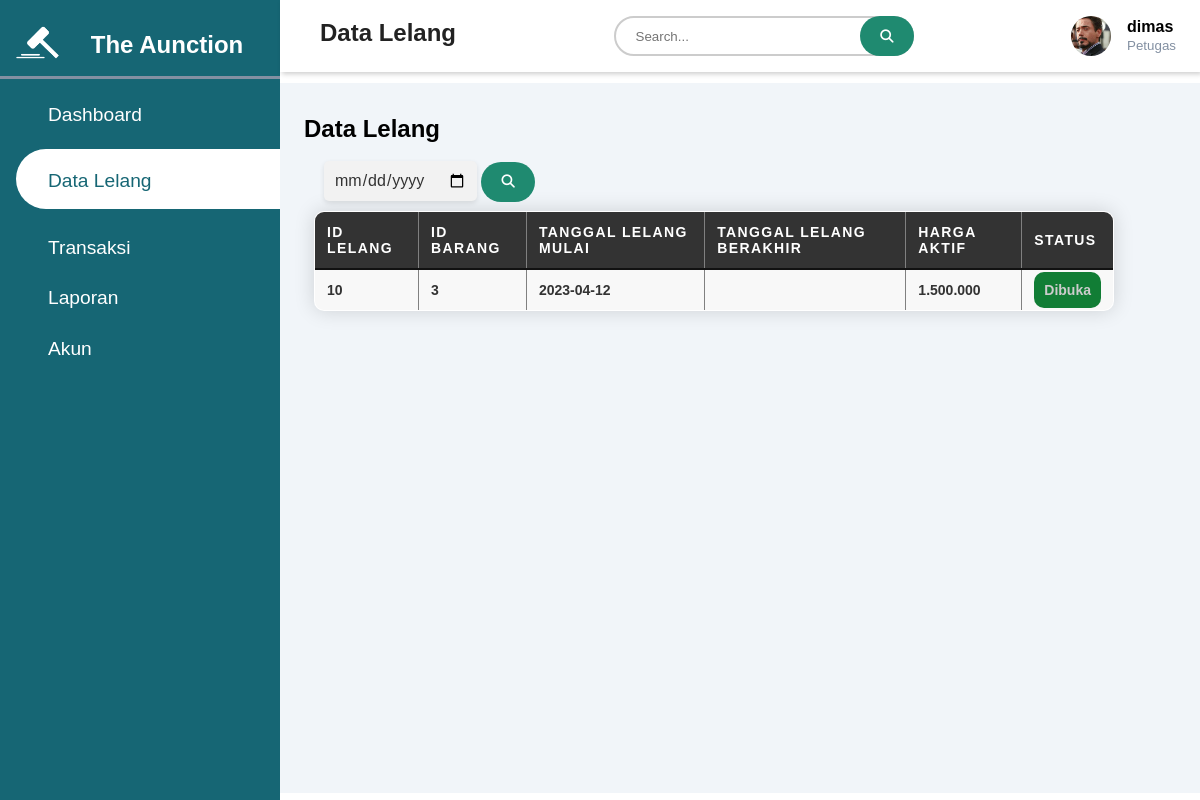
Screenshot of /petugas/page/datalelangpetugas.php (signed in) with the database file from the repository.
### tables this page shows
CREATE TABLE `tpetugas` (
  `id_petugas` int(11) NOT NULL,
  `nama_petugas` varchar(50) NOT NULL,
  `username` varchar(25) NOT NULL,
  `password` varchar(25) NOT NULL,
  `id_level` int(11) NOT NULL,
  `gambar` varchar(50) NOT NULL
);

CREATE TABLE `tlelang` (
  `id_lelang` int(11) NOT NULL,
  `id_barang` int(11) NOT NULL,
  `tgl_lelang` date NOT NULL,
  `harga_aktif` int(20) NOT NULL,
  `id_user` int(11) NOT NULL,
  `id_petugas` int(11) NOT NULL,
  `status` enum('dibuka','ditutup') NOT NULL
);

### petugas/page/datalelangpetugas.php (the view, shortened to what this page needs)
<?php
require '../../php/koneksi.php';
if (isset($_SESSION['login'])) {
    $id_petugas = $_SESSION['id_petugas'];
    $query = "SELECT * FROM tpetugas WHERE id_petugas='$id_petugas'";
    $a = mysqli_query($koneksi, $query);
    $data = mysqli_fetch_array($a);
    $d1 = $data['username'];
} else {
    header("location:../../php/page/loginpetugas.php");
}
?>
<!DOCTYPE html>
<html lang="en">
<head>
    <link rel="stylesheet"
        href="https://maxst.icons8.com/vue-static/landings/line-awesome/line-awesome/1.3.0/css/line-awesome.min.css">
    <link rel="stylesheet" href="https://cdnjs.cloudflare.com/ajax/libs/font-awesome/6.4.0/css/all.min.css"
 />
    <link rel="stylesheet" href="../../assets/css/test.css">
</head>
<body>
    <div class="sidebar">
        <div class="sidebar-brand">
            <h1>
                <img src="../../assets/img/LELANG6.png" alt="" width="70px" height="70px">
                <h2>The Aunction</h2>
            </h1>
        </div>
        <span class="span-sidebar"></span>
        <div class="sidebar-menu">
            <ul>
                <li>
                    <a href="dashboard_petugas.php"><span class="las la-igloo"></span>
                        <span>Dashboard</span></a>
                </li>
            </ul>
            <ul>
                <li>
                    <a href="datalelangpetugas.php" class="active"><span class="las la-clipboard-list"></span>
                        <span>Data Lelang</span></a>
                </li>
            </ul>
            <ul>
                <li>
                    <a href="datatransaksi.php"><span class="las la-clipboard-list"></span>
                        <span>Transaksi</span></a>
                </li>
            </ul>
            <ul>
                <li>
                    <a href="laporan_petugas.php"><span class="las la-clipboard-list"></span>
                        <span>Laporan</span></a>
                </li>
            </ul>
            <ul>
                <li>
                    <a href="akun_petugas.php"><span class="las la-user-circle"></span>
                        <span>Akun</span></a>
                </li>
            </ul>
        </div>
    </div>
    <div class="main-content">
        <header>
            <h2>
                <label for="nav-toggle">
                    <span class="las la-bars"></span>
                </label>
                Data Lelang
            </h2>
            <div class="search-box">
                <form action="" method="POST">
                    <input type="text" name="search" placeholder="Search...">
                    <button type="submit" name="submit-search"><i class="fa fa-search"></i></button>
                </form>
            </div>
            <div class="user-wrapper">
                <img src="../../assets/img/<?= $data['gambar'] ?>" width="40px" height="40px" alt="">
                <div>
                    <h4>
                        <?= $d1 ?>
                    </h4>
                    <small>Petugas</small>
                </div>
            </div>
        </header>
        <main>
            <h2>Data Lelang</h2>
            <br />
            <div class="input-date">
                <form action="" method="POST">
                    <input type="date" name="search">
                    <button type="submit" name="submit-search"><i class="fa fa-search"></i></button>
                </form>
            </div>
            <table border="1">
                <tr>
                    <th>Id Lelang</th>
                    <th>Id Barang</th>
                    <th>Tanggal Lelang Mulai</th>
                    <th>Tanggal Lelang Berakhir</th>
                    <th>Harga Aktif</th>
                    <th>Status</th>
                </tr>
                <?php
                include '../../php/koneksi.php';
                if (!isset($_POST['submit-search'])) {
                    $data = mysqli_query($koneksi, "SELECT * FROM tlelang WHERE id_petugas='$id_petugas'");
                } else if (isset($_POST['submit-search'])) {
                    $key = htmlspecialchars($_POST['search']);
                    $data = mysqli_query($koneksi, "SELECT * FROM tlelang WHERE (id_lelang LIKE '%$key%' OR id_barang LIKE '%$key%' OR tgl_lelang LIKE '%$key%') AND id_petugas='$id_petugas'");
                }
                while ($d = mysqli_fetch_array($data)) {
                    ?>
                    <tr>
                        <td>
                            <?= $d['id_lelang']; ?>
                        </td>
                        <td>
                            <?= $d['id_barang']; ?>
                        </td>
                        <td>
                            <?= $d['tgl_lelang']; ?>
                        </td>
                        <td>
                        </td>
                        <td>
                            <?= number_format($d['harga_aktif'], 0, ',', '.'); ?>
                        </td>
                        <td style="text-align: center;">
                            <?php
                            if ($d['status'] == "dibuka") {
                                echo '<p><a href="../action/status.php?id_lelang=' . $d['id_lelang'] . '&status=selesai
                                " class="dibuka" onclick="return confirm(\'Yakin Ingin Menutup Lelang?\')">Dibuka</a></p>';
                            } else if ($d['status'] == "ditutup") {
                                echo '<p><a href="../action/status.php?id_lelang=' . $d['id_lelang'] . '&status=dibuka
                                " class="ditutup" onclick="return confirm(\'Yakin Ingin Membuka Lelang?\')">Ditutup</a></p>';
                            } else {
                                echo "<p>Lelang Selesai</p>";
                            }
                            ?>
                        </td>
                    </tr>
                    <?php
                }
                ?>
            </table>
        </main>
    </div>
</body>
</html>

### assets/css/test.css (style rules this page uses)
:root { --main-color: #166674; --color-dark: #1D2231; --text-grey: #8390A2; }
* { padding: 0; margin: 0; box-sizing: border-box; list-style-type: none; text-decoration: none; font-family: 'Poppins', sans-serif; }
.sidebar { width: 280px; position: fixed; left: 0; top: 0; height: 100%; background: var(--main-color); z-index: 100%; transition: widht 300ms; overflow: hidden; }
.span-sidebar { display: inline-block; width: 100%; height: 3px; background-color: #8390A2; }
.sidebar-brand { height: 55px; padding-left: 1rem 0rem 1rem 2rem; display: flex; margin-top: 10px; }
.sidebar-brand h1 img { padding-left: 5px; width: 70px; height: auto; }
.sidebar-brand h2 { padding: 1.3rem; color: #fff; }
.sidebar-menu { margin-top: 1rem; }
.sidebar-menu li { width: 100%; margin-bottom: 1.4rem; padding-left: 1rem; }
.sidebar-menu a { padding-left: 1rem; display: block; color: #fff; font-size: 1.2rem; }
.sidebar-menu a.active { background: #fff; padding-top: 1rem; padding-bottom: 1rem; color: var(--main-color); border-radius: 30px 0px 0px 30px; transition: 3s; }
.sidebar-menu a span:first-child { font-size: 1.5rem; padding-right: 1rem; }
.main-content { margin-left: 280px; }
.input-date input { margin-left: 20px; margin-bottom: 10px; padding: 10px; border: none; border-radius: 5px; background-color: #f2f2f2; color: #333; font-size: 16px; box-shadow: 0px 2px 5px rgba(0, 0, 0, 0.1); }
.input-date button[type="submit"] { height: 40px; padding: 12px 20px; background-color: #1F8A70; color: white; border: none; border-radius: 20px; cursor: pointer; }
header { background: #fff; display: flex; justify-content: space-between; padding: 1rem 1.5rem; box-shadow: 2px 2px 5px rgba(0, 0, 0, 0.2); position: fixed; left: 280px; width: calc(100% - 280px); top: 0; z-index: 100; transition: left 300ms; }
header h2 { color: #222; }
header label span { font-size: 1.7rem; padding-right: 1rem; }
.search-box { position: relative; width: 300px; height: 40px; }
.search-box input[type="text"] { width: 300px; height: 40px; padding: 10px 20px; box-sizing: border-box; border: none; border: 2px solid #ccc; border-radius: 20px; }
.search-box button[type="submit"] { position: absolute; right: 0; height: 40px; padding: 12px 20px; background-color: #1F8A70; color: white; border: none; border-radius: 20px; cursor: pointer; }
.user-wrapper { display: flex; align-items: center; }
.user-wrapper img { border-radius: 50%; margin-right: 1rem; object-fit: cover; }
.user-wrapper h4 { margin-bottom: 0rem !important; }
.user-wrapper small { display: inline-block; color: var(--text-grey); }
main { margin-top: 65px; padding: 2rem 1.5rem; background: #f1f5f9; min-height: calc(100vh - 90px); width: 100%; position: relative; }
#table-transaksi th, td { padding: 12px; text-align: left; vertical-align: middle; font-weight: bold; }
table { border-collapse: collapse; width: 100%; max-width: 800px; margin-left: 10px; background-color: #fff; color: #333; font-size: 14px; font-weight: 400; text-align: left; border-radius: 10px; overflow: hidden; box-shadow: 0 0 20px rgba(0, 0, 0, 0.15); }
th, td { padding: 12px; text-align: left; vertical-align: middle; }
th { background-color: #333; color: #fff; font-weight: 600; text-transform: uppercase; letter-spacing: 0.1em; border-bottom: 2px solid #111; }
tr:nth-child(even) { background-color: #f8f8f8; }
td a { color: #007bff; text-decoration: none; }
.dibuka { background-color: rgb(17, 125, 53); padding: 10px; color: #ccc; border-radius: 10px; transition: .2s; }

### rows the page displays
tpetugas: gambar (picture), username "dimas"
tlelang: id_lelang "10", id_barang "3", tgl_lelang "2023-04-12", harga_aktif "1.500.000"
